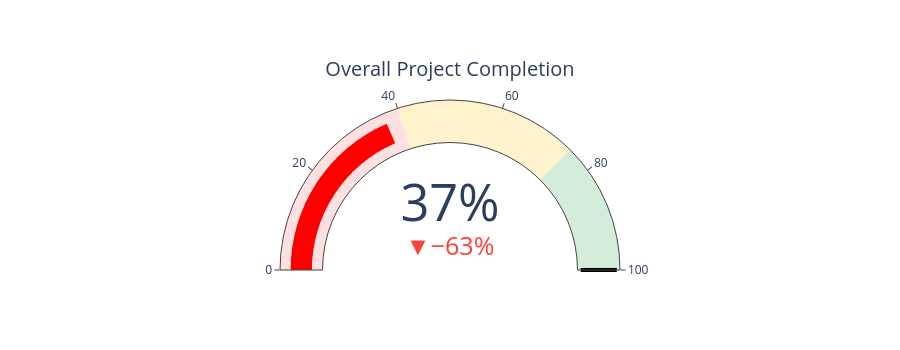

Notebook code cell kept with this figure:
### Markdown cell above
## Cell 7 — Gauge Chart

### Code cell
display(HTML("<h3 style='font-family:sans-serif; color:#333; margin:20px 0 10px;'>🎯 Overall Completion Gauge</h3>"))

fig_gauge = go.Figure(go.Indicator(
    mode="gauge+number+delta",
    value=overall_progress,
    delta={"reference": 100, "suffix": "%"},
    number={"suffix": "%"},
    gauge={
        "axis": {"range": [0, 100]},
        "bar": {"color": "green" if overall_progress >= 75 else "orange" if overall_progress >= 40 else "red"},
        "steps": [
            {"range": [0,  40],  "color": "#ffe0e0"},
            {"range": [40, 75],  "color": "#fff3cd"},
            {"range": [75, 100], "color": "#d4edda"},
        ],
        "threshold": {"line": {"color": "black", "width": 4}, "value": 100}
    },
    title={"text": "Overall Project Completion"}
))
fig_gauge.update_layout(height=350)
fig_gauge.show()

### Figure 1 — Plotly figure (JSON) as saved in the notebook; plotly's stock layout.template omitted (floating-point values rounded to 4 significant figures)
{"data": [{"delta": {"reference": 100, "suffix": "%"}, "gauge": {"axis": {"range": [0, 100]}, "bar": {"color": "red"}, "steps": [{"color": "#ffe0e0", "range": [0, 40]}, {"color": "#fff3cd", "range": [40, 75]}, {"color": "#d4edda", "range": [75, 100]}], "threshold": {"line": {"color": "black", "width": 4}, "value": 100}}, "mode": "gauge+number+delta", "number": {"suffix": "%"}, "title": {"text": "Overall Project Completion"}, "type": "indicator", "value": 37}], "layout": {"height": 350}}
